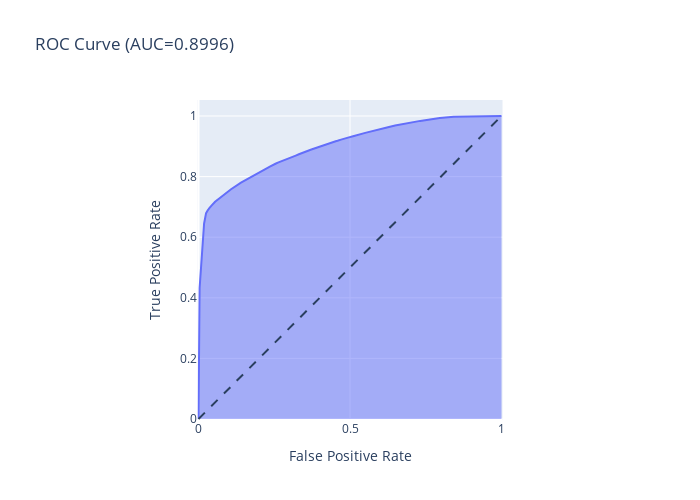

The code cell stored with this chart in its notebook:
### Code cell
fpr, tpr, _ = roc_curve(y_test, y_pred)
# False Positive Rate - доля ложно положительных ответов
# True Positive Rate - доля истинно положительных ответов

# закрашенная область

fig = px.area(
    x=fpr,  # значения оси x

    y=tpr,  # значения оси y
    title=f'ROC Curve (AUC={auc(fpr, tpr):.4f})',  # название графика
    labels=dict(x='False Positive Rate', y='True Positive Rate'),  # названия осей
    width=700,  # ширина
    height=500,  # высота
)

# пунктирная линия
fig.add_shape(
    type='line',  # тип объекта
    line=dict(dash='dash'),  # характеристики линии
    x0=0, x1=1, y0=0, y1=1,  # координаты - откуда и куда рисовать
)

# https://plotly.com/python/axes/#fixed-ratio-axes
fig.update_yaxes(scaleanchor='x', scaleratio=1)
fig.update_xaxes(constrain='domain')

fig.show()

### Figure 1 — Plotly figure (JSON) as saved in the notebook; plotly's stock layout.template omitted (floating-point values rounded to 4 significant figures; data arrays with more than 128 entries replaced by an {"elided": "..."} marker saying what was removed)
{"data": [{"fillpattern": {"shape": ""}, "hovertemplate": "False Positive Rate=%{x}<br>True Positive Rate=%{y}<extra></extra>", "legendgroup": "", "line": {"color": "#636efa"}, "marker": {"symbol": "circle"}, "mode": "lines", "name": "", "orientation": "v", "showlegend": false, "stackgroup": "1", "type": "scatter", "x": {"elided": "443 float values"}, "xaxis": "x", "y": {"elided": "443 float values"}, "yaxis": "y"}], "layout": {"height": 500, "legend": {"tracegroupgap": 0}, "shapes": [{"line": {"dash": "dash"}, "type": "line", "x0": 0, "x1": 1, "y0": 0, "y1": 1}], "title": {"text": "ROC Curve (AUC=0.8996)"}, "width": 700, "xaxis": {"anchor": "y", "constrain": "domain", "domain": [0, 1], "title": {"text": "False Positive Rate"}}, "yaxis": {"anchor": "x", "domain": [0, 1], "scaleanchor": "x", "scaleratio": 1, "title": {"text": "True Positive Rate"}}}}
